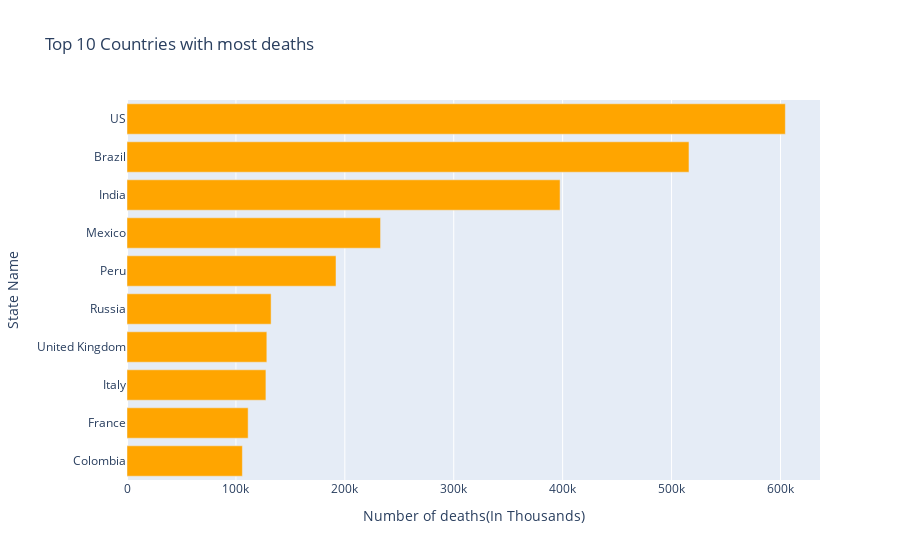

Notebook code for this chart:
### Markdown cell above
### Plot with matplotlib: USA has the most cases

### Code cell
top_10_death_states = cases.sort_values('Deaths',ascending = False)[:10]
horizontal_bar_chart(top_10_death_states,top_10_death_states.Deaths, top_10_death_states.index,
                     'Top 10 Countries with most deaths','Number of deaths(In Thousands)','State Name','Orange')

### Figure 1 — Plotly figure (JSON) as saved in the notebook; plotly's stock layout.template omitted (floating-point values rounded to 4 significant figures)
{"data": [{"alignmentgroup": "True", "hovertemplate": "Number of deaths(In Thousands)=%{x}<br>State Name=%{y}<extra></extra>", "legendgroup": "", "marker": {"color": "Orange", "pattern": {"shape": ""}}, "name": "", "offsetgroup": "", "orientation": "h", "showlegend": false, "textposition": "auto", "type": "bar", "x": [604474, 515985, 397637, 232803, 191899, 132314, 128390, 127542, 111230, 105934], "xaxis": "x", "y": ["US", "Brazil", "India", "Mexico", "Peru", "Russia", "United Kingdom", "Italy", "France", "Colombia"], "yaxis": "y"}], "layout": {"autosize": true, "barmode": "relative", "legend": {"tracegroupgap": 0}, "title": {"text": "Top 10 Countries with most deaths"}, "xaxis": {"anchor": "y", "autorange": true, "domain": [0, 1], "range": [0, 636300.0], "title": {"text": "Number of deaths(In Thousands)"}, "type": "linear"}, "yaxis": {"anchor": "x", "autorange": true, "categoryorder": "total ascending", "domain": [0, 1], "range": [-0.5, 9.5], "title": {"text": "State Name"}, "type": "category"}}}
